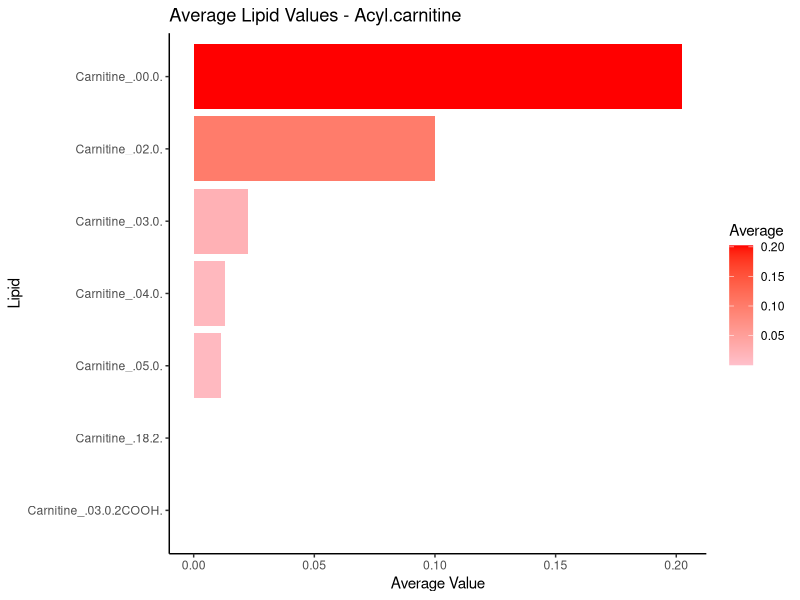
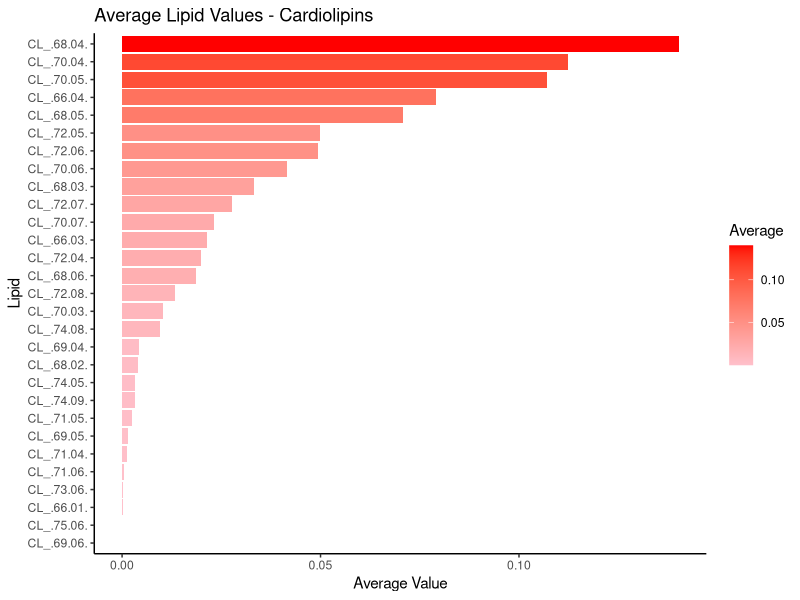
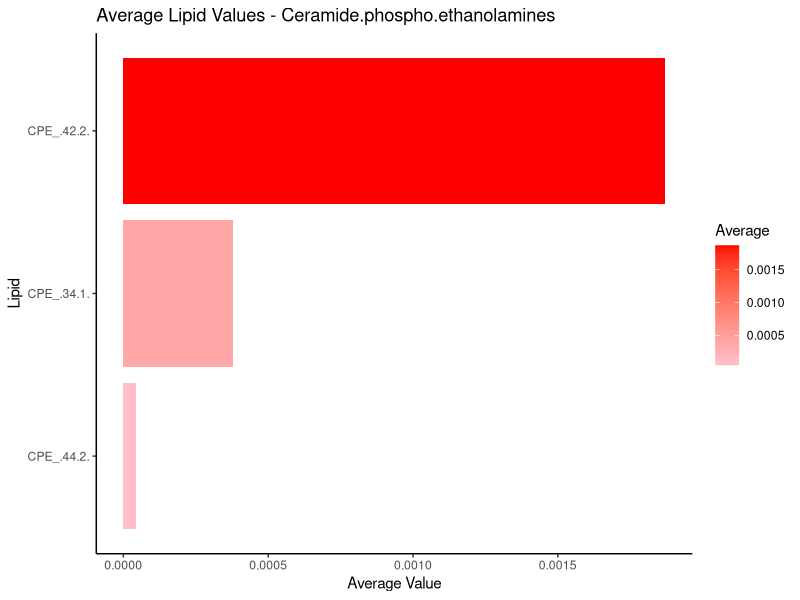
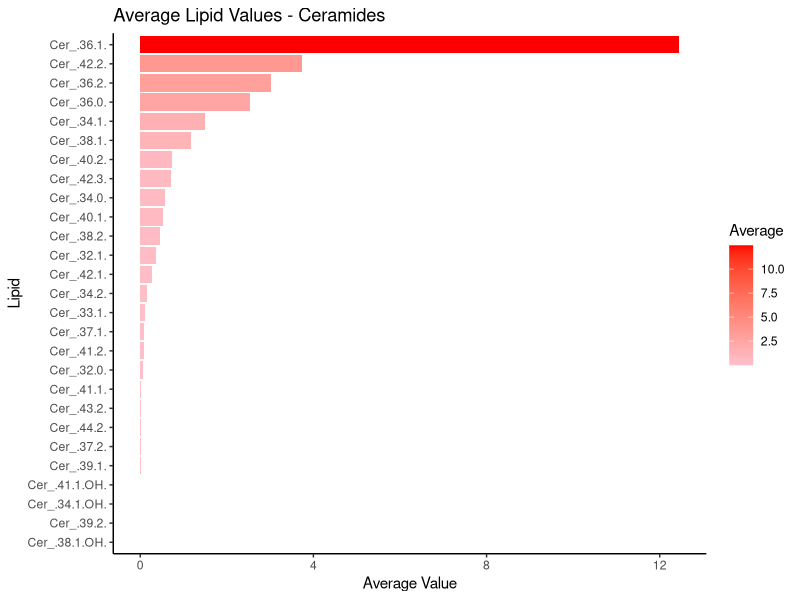
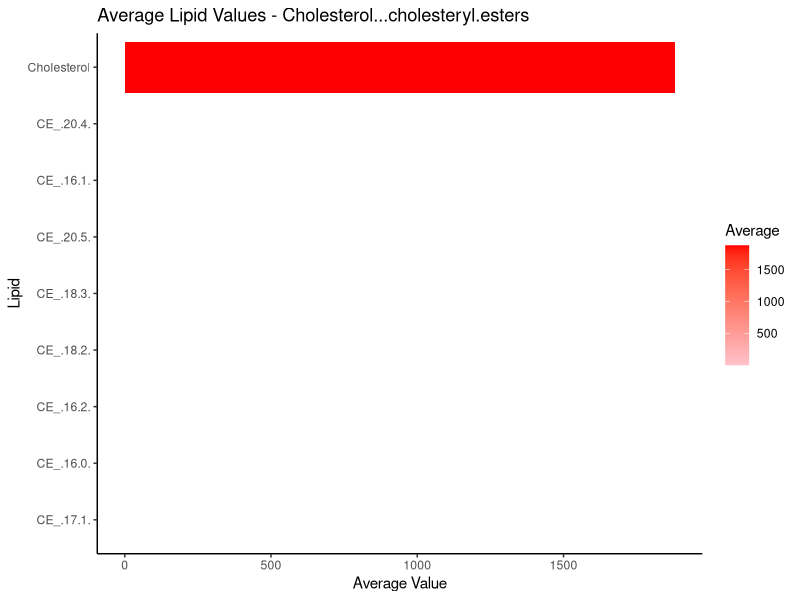
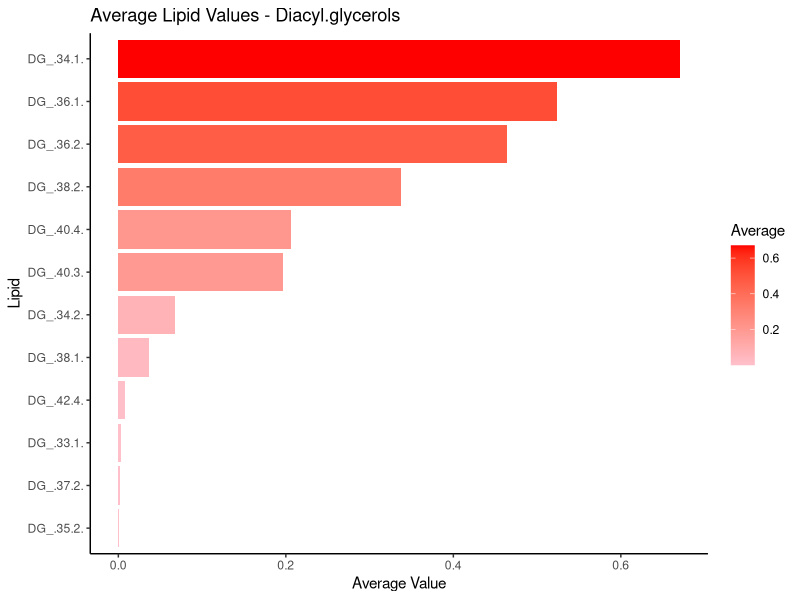

Reproduce these figures in R, in order. (Note: this script raises an error after producing the figures.)
## packages ####################################################################

library(tidyr)
library(dplyr)
library(ggplot2)

## Data given in .xlsx format ##################################################

setwd("C:/Users/jamsu/OneDrive - Cardiff University/University/Masters/Big Data Biology/Modules/Dissertation/R Programme/Dissertation/test_data")

################################################################################
## data provided to the client #################################################
################################################################################

raw_data <- read.csv("raw_data_1.csv", header = T) # reading in the raw data

names(raw_data)[c(1,2,3,4,5)] <- c("Filename", "CMaLL Sample Name", "Group", "code", "Cell Count") # renaming columns

raw_data <- raw_data[-1,] # deleting the first row 

raw_data$code <- NULL # deleting 'code' column

raw_data$`Cell Count` <- NULL # deleting 'Cell count' column

#View(raw_data) # viewing raw data 

summary(raw_data) # summary of results

str(raw_data) # looking at data structure. They were all characters here.

raw_data[, 4:ncol(raw_data)] <- lapply(raw_data[, 4:ncol(raw_data)], function(x)
as.numeric(as.character(x))) # changing columns 4-n in raw data to numeric variables

sum(is.na(raw_data[, 4:ncol(raw_data)])) # checking that no NA values were introduced by coercion

str(raw_data) # checking the structure again

summary(raw_data) # summarising the data 

summary(raw_data[, 4:10]) # summaries for a subset of data

##### setting row names to sample names (not decided long term) and deleting all columns other than lipids tested. ##############################################

raw_data_lipids <- raw_data # copying the data frame to manipulate

rownames(raw_data_lipids) <- raw_data_lipids[[2]] # renaming the row names as the sample names

raw_data_lipids <- raw_data_lipids[, -(1:2)] # Deleting columns 1-2/3 to just keep the lipid data and remove unnecessary metadata. To 2 is keeping grouping, to 3 is without grouping.

duplicated_columns <- duplicated(as.list(raw_data_lipids)) # creates logical list of whether any columns are completely duplicated values

any(duplicated_columns) # tells you if any in the list are true

################################################################################
## lipids tested for the client ################################################
################################################################################

lipids_tested <- read.csv("lipids_tested_1.csv", header = T) # reading in the list of lipids tested
#View(lipids_tested)

lipids_tested <- lipids_tested %>% 
  pivot_longer(
    cols = everything(),
    names_to = "family",
    values_to = "lipid"
  ) %>% 
  filter(!is.na(lipid)) # putting all column values (lipid) into rows with their associated column name (family)

lipids_tested <- lipids_tested[order(lipids_tested$family), ] # ordering the lipid families alphabetically

summary(lipids_tested) # 4318 rows with empty lipid cells

lipids_tested <- lipids_tested[!(is.na(lipids_tested$lipid) | lipids_tested$lipid == ""), ] # getting rid of the rows without relevant lipids attached (i.e. blank cells for lipid names)

lipids_tested$lipid <- make.names(lipids_tested$lipid) # changing the (): characters to . to match the syntax of the column names in the other data frame.

#View(lipids_tested)
summary(lipids_tested) # 1602 rows without empty lipid cells

## checking for mismatched columns #############################################

#all_cols <- unique(unlist(lapply(raw_data_by_family, colnames))) 
#number_of_lipids_saved <- length(all_cols)  # total number of unique column names. Should be the same as the number of variables in the raw_data_lipids. If it's not then there is an issue with mismatched columns somewhere and the below script will help with figuring out where those are.

raw_data_columns <- colnames(raw_data_lipids) # saving all of the column names (lipids)
lipids <- lipids_tested$lipid # saving the names of all of the lipids tested.

unmatched_cols <- setdiff(raw_data_columns, lipids) # looking at how the two above lists match by outputting which ones didn't
number_unmatched <- length(unmatched_cols) # asking how many columns didn't match
print(unmatched_cols[1:number_unmatched]) # to tell me what the mismatched columns are

## subset data by lipid family #################################################

lipid_families <- split(lipids_tested$lipid, lipids_tested$family) # split the lipids by their family and save them as such

raw_data_by_family <- list() # creating an empty list to store the separated data frames

for(family in names(lipid_families)) {
  # Get lipid columns for this family
  cols <- lipid_families[[family]]
  
  # Only keep columns that actually exist in raw_data
  cols <- intersect(cols, colnames(raw_data_lipids))
  
  # Subset raw_data by these columns
  raw_data_by_family[[family]] <- raw_data[, cols, drop = FALSE]
} # the column numbers (489 added) do not match the number of columns in the raw data (500 columns) because of the mismatched columns previously detected. This means that this program will only separate columns in raw data that are identically found in the list of tested lipids. Anything named any differently will be ignored. Therefore, data could be lost this way and is something to be very careful of.

for(family in names(raw_data_by_family)) {
  assign(paste0("raw_data_", family), raw_data_by_family[[family]])
} # creating different data frames of the separated

## remove data frames with 0 variables before averaging ########################
## it causes issues with loops to keep them there and they are unnecessary #####

raw_data_names <- ls(pattern = "^raw_data_") # making a list of all the data frames I have with names starting 'raw_data_'

for (name in raw_data_names) {
  df <- get(name)
  
  if (is.data.frame(df) && ncol(df) == 0) {
    message("Removing empty data frame: ", name)
    rm(list = name, envir = .GlobalEnv)
  }
} # checking for empty data frames and removing them. This loops says, check for every name in the list I've made, get the data frame that's related to it, if the data frame has no columns then give a message that it's empty and then remove it. 

################################################################################
########### WORKING ON A LOOP FOR ALL LIPID FAMILIES ###########################
################################################################################

raw_data_names <- ls(pattern = "^raw_data_") # makes sure we're analysing everything that has data in the final data frame

raw_data_names <- raw_data_names[sapply(raw_data_names, function(x) {
  df <- get(x)
  is.data.frame(df) && all(sapply(df, is.numeric))
})]

if (!dir.exists("outputs")) {
  dir.create("outputs")
} # makes a folder called 'outputs'

lipid_families_folder <- file.path("outputs", "lipid_families")

if (!dir.exists(lipid_families_folder)) {
  dir.create(lipid_families_folder)
} # makes an extra folder in 'outputs' called 'lipid families'


for (name in raw_data_names) {
  cat("Creating folder for:", name, "\n")
  lipid_family <- sub("^raw_data_", "", name)
  folder_path <- file.path("outputs/lipid_families", lipid_family)
  if (!dir.exists(folder_path)) {
    dir.create(folder_path)
  }
} # creates a folder in 'outputs/lipid_families' for all information relating to each of the lipid families

#### FOR LOOP FOR COMPARING THE AVERAGES OF ALL LIPIDS WITHIN A FAMILY #########

for (df_name in raw_data_names) {
  
  lipid_family <- sub("^raw_data_", "", df_name)
  folder_path <- file.path("outputs", "lipid_families", lipid_family)
  
  ## setting message
  cat("Processing bar plots for:", df_name, "\n")
  
  ## Just in case folder doesn't exist, you can optionally check or skip
  if (!dir.exists(folder_path)) {
    warning(paste("Folder does not exist:", folder_path))
    next  # skip to next iteration if folder missing
  }
  
  df <- get(df_name)
  
  # Calculate average values for each lipid
  avg_values <- colMeans(df, na.rm = TRUE)
  
  plot_df <- data.frame(
    Lipid = names(avg_values),
    Average = as.numeric(avg_values)
  )
  
  p <- ggplot(plot_df, aes(x = reorder(Lipid, Average), y = Average, fill = Average)) +
    geom_bar(stat = "identity") +
    coord_flip() +
    scale_fill_gradient(low = "pink", high = "red") +
    labs(title = paste("Average Lipid Values -", lipid_family),
         x = "Lipid",
         y = "Average Value") +
    theme_classic()  
  
  num_lipids <- nrow(plot_df)
  height <- max(4, num_lipids * 0.15)
  
  # Save the plot inside the existing folder
  plot_file <- file.path(folder_path, paste0(lipid_family, "_barplot.png"))
  ggsave(filename = plot_file, plot = p, width = 8, height = height)
}

################################################################################
####### LOOP FOR A GENERAL FOREST PLOT COMPARING ALL LIPIDS IN A FAMILY ########
################################################################################

for (df_name in raw_data_names) {
  
  lipid_family <- sub("^raw_data_", "", df_name)
  folder_path <- file.path("outputs", "lipid_families", lipid_family)
  
  cat("Processing forest plots comparing all lipids within a family for:", df_name, "\n")
  
  if (!dir.exists(folder_path)) {
    warning(paste("Folder does not exist:", folder_path))
    next
  }
  
  df <- get(df_name)
  
  # Convert df to long format for easier summary stats
  df_long <- tidyr::pivot_longer(df, cols = everything(), names_to = "Lipid", values_to = "Value")
  
  # Calculate summary statistics for each lipid
  summary_stats <- df_long %>%
    group_by(Lipid) %>%
    summarise(
      mean = mean(Value, na.rm = TRUE),
      sd = sd(Value, na.rm = TRUE),
      n = sum(!is.na(Value)),
      se = sd / sqrt(n),
      lower = mean - 1.96 * se,
      upper = mean + 1.96 * se
    )
  
  csv_file <- file.path(folder_path, paste0(lipid_family, "_summary_stats.csv"))
  write.csv(summary_stats, csv_file, row.names = FALSE)
  
  # Create the forest plot
  p <- ggplot(summary_stats, aes(x = reorder(Lipid, mean), y = mean)) +
    geom_point(color = "red", size = 3) +
    geom_errorbar(aes(ymin = lower, ymax = upper), width = 0.3, color = "darkred") +
    coord_flip() +
    labs(title = paste("Forest Plot -", lipid_family),
         x = "Lipid",
         y = "Mean (95% CI)") +
    theme_classic()
  
  num_lipids <- nrow(summary_stats)
  height <- max(4, num_lipids * 0.15)
  
  # Save the forest plot to file
  plot_file <- file.path(folder_path, paste0(lipid_family, "_forest_plot.png"))
  ggsave(filename = plot_file, plot = p, width = 8, height = height)
}

################################################################################
################## FOREST PLOT FOR TOP 10% OF AVERAGES #########################
################################################################################

################################################################################
######################## ADDING GROUPS BACK TO DFS #############################
################################################################################

groups <- raw_data[,3]

for (name in raw_data_names) {
  cat("Adding 'groups' column to:", name, "\n")
  df <- get(name)
  cbind(groups, df)
  assign(name, df)
} # adding a groups column to every lipid families df

################################################################################
################## CALCULATING AVERAGES FOR GROUPS #############################
################################################################################

for (name in raw_data_names) {
  
  lipid_family <- sub("^raw_data_", "", name)
  folder_path <- file.path("outputs", "lipid_families", lipid_family)
  
  # make sure the folder exists
  if (!dir.exists(folder_path)) {
    dir.create(folder_path, recursive = TRUE)
  }
  
  cat("Processing group averages for:", name, "\n")
  
  df <- get(name)
  df_avg <- aggregate(. ~ groups, data = df, FUN = mean)
  
  new_name <- paste0(name, "_avg")
  assign(new_name, df_avg)
  
  csv_file <- file.path(folder_path, paste0(lipid_family, "_avg.csv"))
  write.csv(df_avg, file = csv_file, row.names = FALSE)
}

################################################################################
################## CALCULATING AVERAGES FOR GROUPS #############################
################################################################################

for (name in raw_data_names) {
  cat("Running ANOVA for:", name, "\n")
  
  df <- get(name)
  
  # Identify lipid columns (everything except 'groups')
  lipid_columns <- setdiff(names(df), "groups")
  
  # Create a vector to store p-values
  p_values <- numeric(length(lipid_columns))
  names(p_values) <- lipid_columns
  
  for (lipid in lipid_columns) {
    formula <- as.formula(paste(lipid, "~ groups"))
    aov_result <- aov(formula, data = df)
    summary_result <- summary(aov_result)
    p_values[lipid] <- summary_result[[1]][["Pr(>F)"]][1]
  }
  
  # Convert to data frame for output
  output_df <- data.frame(
    lipid = lipid_columns,
    p_value = p_values
  )
  
  # Create output folder (adjust as needed)
  lipid_family <- sub("^raw_data_", "", name)
  folder_path <- file.path("outputs", "lipid_families", lipid_family)
  if (!dir.exists(folder_path)) {
    dir.create(folder_path, recursive = TRUE)
  }
  
  # Write CSV with p-values
  csv_file <- file.path(folder_path, paste0(lipid_family, "_anova_pvalues.csv"))
  write.csv(output_df, file = csv_file, row.names = FALSE)
  
  cat("Saved results to:", csv_file, "\n")
}




































